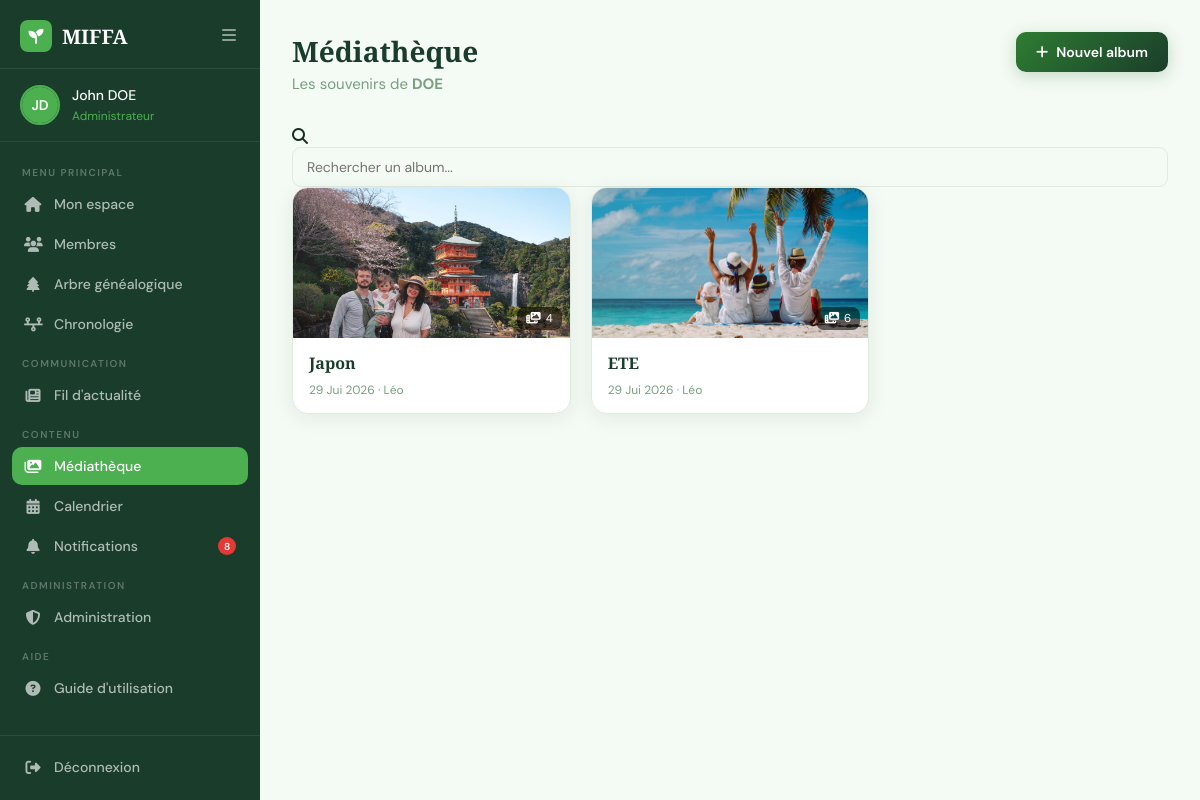
Screenshot of /accounts/media/ (signed in) with the database file from the repository.
### accounts/models.py (models this page shows, shortened)
class User(AbstractUser):
    ROLE_CHOICES = (
        ('admin', 'Administrateur'),
        ('member', 'Membre'),
    )
    GENDER_CHOICES = (
        ('M', 'Homme'),
        ('F', 'Femme'),
    )
    email = models.EmailField(unique=True)
    first_name = models.CharField(max_length=150)
    last_name = models.CharField(max_length=150)
    role = models.CharField(max_length=20, choices=ROLE_CHOICES, default='member')
    photo = models.ImageField(upload_to='profiles/', null=True, blank=True)
    bio = models.TextField(blank=True)
    birth_date = models.DateField(default='2000-01-01')
    profession = models.CharField(max_length=150, blank=True)
    phone = models.CharField(max_length=20, blank=True)
    city = models.CharField(max_length=100, blank=True)
    gender = models.CharField(max_length=1, choices=GENDER_CHOICES)
    hide_email = models.BooleanField(default=False)
    hide_birth_date = models.BooleanField(default=False)
    hide_phone = models.BooleanField(default=False)
    hide_profession = models.BooleanField(default=False)
    hide_city = models.BooleanField(default=False)
    is_deceased = models.BooleanField(default=False)
    deceased_marked_by = models.ForeignKey(
        'self', on_delete=models.SET_NULL,
        null=True, blank=True,
        related_name='marked_deceased'
    )
    deceased_at = models.DateTimeField(null=True, blank=True)
    relation_to_family = models.CharField(max_length=100, blank=True, default='')
    family = models.ForeignKey(
        'Family',
        on_delete=models.SET_NULL,
        null=True, blank=True,
        related_name='members'
    )

class Family(models.Model):
    name = models.CharField(max_length=150)
    code = models.CharField(max_length=10, unique=True, blank=True, null=True)
    banner = models.ImageField(upload_to='Bannieres/', null=True, blank=True)
    created_by = models.ForeignKey(
        'User', on_delete=models.SET_NULL,
        null=True, related_name='created_families'
    )
    created_at = models.DateTimeField(auto_now_add=True)

class Album(models.Model):
    family = models.ForeignKey(Family, on_delete=models.CASCADE, related_name='albums')
    created_by = models.ForeignKey('User', on_delete=models.SET_NULL, null=True)
    title = models.CharField(max_length=150)
    description = models.TextField(blank=True)
    created_at = models.DateTimeField(auto_now_add=True)
    class Meta:
        ordering = ['-created_at']

### accounts/decorators.py (the view)
    def wrapper(request, *args, **kwargs):
        if request.user.is_authenticated and request.user.role == 'member' and not request.user.family:
            from .models import JoinRequest
            has_pending = JoinRequest.objects.filter(user=request.user, status='pending').exists()
            if has_pending:
                messages.warning(request, "Votre demande d'adhésion est en attente d'approbation.")
                return redirect('dashboard')
        return view_func(request, *args, **kwargs)

### accounts/context_processors.py (called while the page is built)
def pending_relation_requests(request):
    if request.user.is_authenticated:
        relation_count = RelationRequest.objects.filter(to_user=request.user, status='pending').count()
        notif_count = Notification.objects.filter(user=request.user, is_read=False).count()
        return {
            'pending_relation_count': relation_count,
            'unread_notif_count': notif_count,
        }
    return {'pending_relation_count': 0, 'unread_notif_count': 0}

### accounts/views.py (called while the page is built)
@login_required
@approved_required
def media_library(request):
    if not request.user.family:
        messages.warning(request, "Vous devez appartenir à une famille pour accéder à la Médiathèque.")
        return redirect('dashboard')
    albums_qs = Album.objects.filter(family=request.user.family)
    albums = []
    for album in albums_qs:
        first_image = album.items.filter(media_type='image').first()
        albums.append({
            'id': album.id,
            'title': album.title,
            'created_at': album.created_at,
            'created_by': album.created_by,
            'item_count': album.items.count(),
            'cover_image': first_image.file.url if first_image else None,
        })
    return render(request, 'accounts/media_library.html', {'albums': albums})

### accounts/templates/accounts/media_library.html (shortened to what this page needs)
{% load static %}
<!DOCTYPE html>
<html lang="fr">
<head>
    <link rel="stylesheet" href="https://cdnjs.cloudflare.com/ajax/libs/font-awesome/6.5.0/css/all.min.css">
    <link rel="stylesheet" href="{% static 'global.css' %}">
    <link rel="stylesheet" href="{% static 'accounts/css/dashboard.css' %}">
    <link rel="stylesheet" href="{% static 'accounts/css/media.css' %}">
</head>
<body>
<aside class="sidebar" id="sidebar">
    <div class="sidebar-header">
        <a href="{% url 'indexOfAccounts' %}" class="logo">
            <div class="logo-icon"><i class="fa-solid fa-seedling"></i></div>
            <span>MIFFA</span>
        </a>
        <button class="sidebar-toggle" onclick="toggleSidebar()">
            <i class="fa-solid fa-bars"></i>
        </button>
    </div>
    <div class="sidebar-user">
        <div class="user-avatar">
            {% if user.photo %}
            <img src="{{ user.photo.url }}" alt="{{ user.first_name }}">
            {% else %}
            <div class="avatar-placeholder">
                {{ user.first_name|first|upper }}{{ user.last_name|first|upper }}
            </div>
            {% endif %}
        </div>
        <div class="user-info">
            <span class="user-name">{{ user.first_name }} {{ user.last_name }}</span>
            <span class="user-role">{{ user.get_role_display }}</span>
        </div>
    </div>
    <nav class="sidebar-nav">
        <div class="nav-section-label">Menu principal</div>
        <a href="{% url 'dashboard' %}" class="nav-item">
            <i class="fa-solid fa-house"></i>
            <span>Mon espace</span>
        </a>
        <a href="{% url 'members_list' %}" class="nav-item">
            <i class="fa-solid fa-users"></i>
            <span>Membres</span>
        </a>
        <a href="{% url 'family_tree' %}" class="nav-item">
            <i class="fa-solid fa-tree"></i>
            <span>Arbre généalogique</span>
        </a>
        <a href="{% url 'timeline_view' %}" class="nav-item">
            <i class="fa-solid fa-timeline"></i>
            <span>Chronologie</span>
        </a>
        <div class="nav-section-label">Communication</div>
        <a href="{% url 'news_feed' %}" class="nav-item">
            <i class="fa-solid fa-newspaper"></i>
            <span>Fil d'actualité</span>
        </a>
        <div class="nav-section-label">Contenu</div>
        <a href="{% url 'media_library' %}" class="nav-item active">
            <i class="fa-solid fa-images"></i>
            <span>Médiathèque</span>
        </a>
        <a href="{% url 'calendar_view' %}" class="nav-item">
            <i class="fa-solid fa-calendar-days"></i>
            <span>Calendrier</span>
        </a>
        <a href="{% url 'notifications' %}" class="nav-item">
            <i class="fa-solid fa-bell"></i>
            <span>Notifications</span>
            {% if unread_notif_count %}
            <span class="notif-badge" style="position:relative;top:auto;right:auto;margin-left:auto;">
                    {{ unread_notif_count }}
                </span>
            {% endif %}
        </a>
        {% if user.role == 'admin' %}
        <div class="nav-section-label">Administration</div>
        <a href="{% url 'admin_panel' %}" class="nav-item">
            <i class="fa-solid fa-shield-halved"></i>
            <span>Administration</span>
        </a>
        {% endif %}
        <div class="nav-section-label">Aide</div>
        <a href="{% url 'user_guide' %}" class="nav-item">
            <i class="fa-solid fa-circle-question"></i>
            <span>Guide d'utilisation</span>
        </a>
    </nav>
    <div class="sidebar-footer">
        <a href="{% url 'deconnexion' %}" class="nav-item logout">
            <i class="fa-solid fa-right-from-bracket"></i>
            <span>Déconnexion</span>
        </a>
    </div>
</aside>
<main class="main-content">
    <div class="topbar">
        <div class="topbar-left">
            <h1>Médiathèque</h1>
            <p>Les souvenirs de <strong>{{ user.family.name }}</strong></p>
        </div>
        <button class="btn-new-event" onclick="openModal('albumModal')">
            <i class="fa-solid fa-plus"></i> Nouvel album
        </button>
    </div>
    <div class="members-toolbar">
        <div class="search-box">
            <i class="fa-solid fa-magnifying-glass"></i>
            <input type="text" id="albumSearch" placeholder="Rechercher un album..." oninput="filterAlbums()">
        </div>
    </div>
    {% if albums %}
    <div class="albums-grid" id="albumsGrid">
        {% for album in albums %}
        <a href="{% url 'album_detail' album.id %}" class="album-card" data-name="{{ album.title|lower }}">
            <div class="album-cover">
                {% if album.cover_image %}
                <img src="{{ album.cover_image }}" alt="">
                {% else %}
                <div class="album-cover-empty"><i class="fa-solid fa-image"></i></div>
                {% endif %}
                <span class="album-count"><i class="fa-solid fa-photo-film"></i> {{ album.item_count }}</span>
            </div>
            <div class="album-info">
                <h3>{{ album.title }}</h3>
                <span class="album-meta">{{ album.created_at|date:"d M Y" }} · {{ album.created_by.first_name }}</span>
            </div>
        </a>
        {% endfor %}
    </div>
    {% endif %}
</main>
</body>
</html>

### static/global.css (style rules this page uses)
:root { --green-deep: #1a3d2b; --green-mid: #2e7d32; --green-soft: #4caf50; --green-light: #e8f5e9; --green-pale: #f4faf4; --cream: #fdfaf5; --text-dark: #1a2e1f; --text-mid: #3d5a42; --text-light: #7a9e80; --white: #ffffff; --red: #e53935; --border: #c8e6c9; --shadow: 0 8px 32px rgba(26,61,43,0.12); }
* { margin: 0; padding: 0; box-sizing: border-box; }
html { scroll-behavior: smooth; }
body { font-family: 'DM Sans', sans-serif; background: var(--cream); color: var(--text-dark); overflow-x: hidden; }
.logo { display: flex; align-items: center; gap: 10px; font-family: 'Playfair Display', serif; font-size: 24px; font-weight: 700; color: var(--green-deep); text-decoration: none; }
.logo-icon { width: 38px; height: 38px; background: var(--green-mid); border-radius: 10px; display: flex; align-items: center; justify-content: center; color: white; font-size: 18px; }

### accounts/static/accounts/css/media.css (style rules this page uses)
.albums-grid { display: grid; grid-template-columns: repeat(auto-fill, minmax(240px, 1fr)); gap: 20px; }
.album-card { background: var(--white); border-radius: 16px; box-shadow: var(--shadow); border: 1px solid var(--border); overflow: hidden; text-decoration: none; color: var(--text-dark); display: flex; flex-direction: column; transition: all 0.25s; }
.album-cover { height: 150px; position: relative; background: linear-gradient(135deg, var(--green-light), var(--green-pale)); overflow: hidden; }
.album-cover img { width: 100%; height: 100%; object-fit: cover; }
.album-count { position: absolute; bottom: 8px; right: 8px; background: rgba(0,0,0,0.55); color: white; font-size: 11.5px; padding: 4px 9px; border-radius: 8px; display: flex; align-items: center; gap: 5px; }
.album-info { padding: 14px 16px; }
.album-info h3 { font-family: 'Playfair Display', serif; font-size: 16px; color: var(--green-deep); margin-bottom: 4px; }
.album-meta { font-size: 12px; color: var(--text-light); }
.btn-new-event { background: linear-gradient(135deg, var(--green-mid), var(--green-deep)); color: white; border: none; border-radius: 10px; padding: 11px 20px; font-family: 'DM Sans', sans-serif; font-size: 14px; font-weight: 600; cursor: pointer; display: flex; align-items: center; gap: 8px; box-shadow: 0 4px 16px rgba(46,125,50,0.25); transition: all 0.2s; text-decoration: none; }

### rows the page displays
User: first_name|first "J", last_name|first "D", first_name "John", last_name "DOE", role "Administrateur", family.name "DOE"
User: shows a picture, item_count "4", title "Japon", created_at "29 Jui 2026", created_by.first_name "Léo", item_count "6", title "ETE"

### other values shown
{{ unread_notif_count }} "8"
